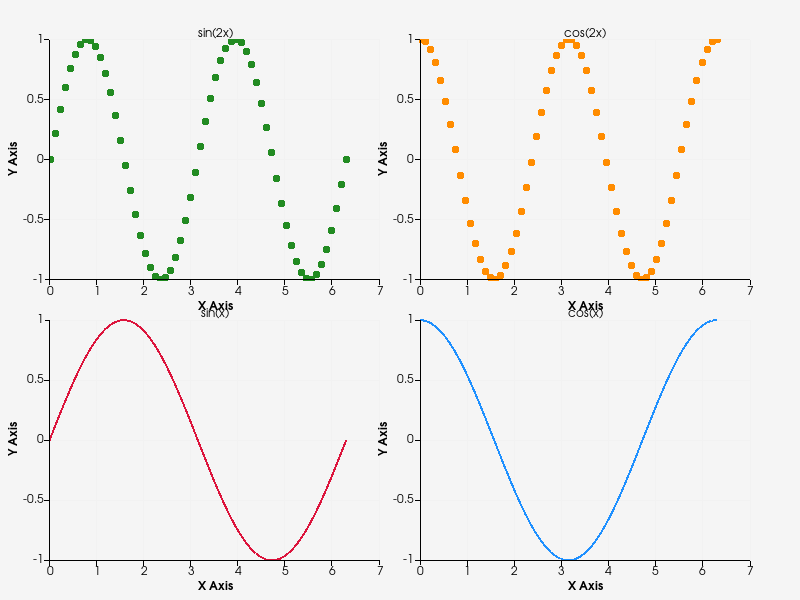

Write Python code to recreate this figure.
#!/usr/bin/env python

# Grid of four sub-charts using vtkChartMatrix as a chart overlay.

import math

# Factory overrides: importing these modules registers the OpenGL rendering
# and interaction style implementations for vtkRenderingCore factory classes.
import vtkmodules.vtkInteractionStyle  # noqa: F401
import vtkmodules.vtkRenderingContextOpenGL2  # noqa: F401
import vtkmodules.vtkRenderingOpenGL2  # noqa: F401

# VTK pipeline classes used in this example
from vtkmodules.vtkChartsCore import (
    vtkChart,
    vtkChartMatrix,
    vtkChartXY,
    vtkPlotPoints,
)
from vtkmodules.vtkCommonCore import vtkFloatArray
from vtkmodules.vtkCommonDataModel import (
    vtkTable,
    vtkVector2f,
    vtkVector2i,
)
from vtkmodules.vtkRenderingContext2D import vtkContextActor
from vtkmodules.vtkRenderingCore import (
    vtkRenderWindow,
    vtkRenderWindowInteractor,
    vtkRenderer,
)

# Colors (normalized RGB)
white_smoke_rgb = (0.961, 0.961, 0.961)

# Data: generate trig function values
table = vtkTable()

arr_x = vtkFloatArray()
arr_x.SetName("X")
table.AddColumn(arr_x)

arr_sin = vtkFloatArray()
arr_sin.SetName("sin(x)")
table.AddColumn(arr_sin)

arr_cos = vtkFloatArray()
arr_cos.SetName("cos(x)")
table.AddColumn(arr_cos)

arr_tan = vtkFloatArray()
arr_tan.SetName("sin(2x)")
table.AddColumn(arr_tan)

arr_exp = vtkFloatArray()
arr_exp.SetName("cos(2x)")
table.AddColumn(arr_exp)

num_points = 60
inc = 2.0 * math.pi / (num_points - 1)
table.SetNumberOfRows(num_points)
for i in range(num_points):
    x = i * inc
    table.SetValue(i, 0, x)
    table.SetValue(i, 1, math.sin(x))
    table.SetValue(i, 2, math.cos(x))
    table.SetValue(i, 3, math.sin(2 * x))
    table.SetValue(i, 4, math.cos(2 * x))

# ChartMatrix: create a 2x2 grid of sub-charts
matrix = vtkChartMatrix()
matrix.SetSize(vtkVector2i(2, 2))
matrix.SetGutter(vtkVector2f(40, 40))

# Chart (0,0): sin(x) line plot
chart_0_0 = matrix.GetChart(vtkVector2i(0, 0))
chart_0_0.SetTitle("sin(x)")
plot_0_0 = chart_0_0.AddPlot(vtkChart.LINE)
plot_0_0.SetInputData(table, 0, 1)
plot_0_0.SetColor(220, 20, 60, 255)
plot_0_0.SetWidth(2.0)

# Chart (1,0): cos(x) line plot
chart_1_0 = matrix.GetChart(vtkVector2i(1, 0))
chart_1_0.SetTitle("cos(x)")
plot_1_0 = chart_1_0.AddPlot(vtkChart.LINE)
plot_1_0.SetInputData(table, 0, 2)
plot_1_0.SetColor(30, 144, 255, 255)
plot_1_0.SetWidth(2.0)

# Chart (0,1): sin(2x) scatter plot
chart_0_1 = matrix.GetChart(vtkVector2i(0, 1))
chart_0_1.SetTitle("sin(2x)")
plot_0_1 = chart_0_1.AddPlot(vtkChart.POINTS)
plot_0_1.SetInputData(table, 0, 3)
plot_0_1.SetColor(34, 139, 34, 255)
plot_0_1.SetWidth(2.0)
plot_0_1.SetMarkerStyle(vtkPlotPoints.CIRCLE)

# Chart (1,1): cos(2x) scatter plot
chart_1_1 = matrix.GetChart(vtkVector2i(1, 1))
chart_1_1.SetTitle("cos(2x)")
plot_1_1 = chart_1_1.AddPlot(vtkChart.POINTS)
plot_1_1.SetInputData(table, 0, 4)
plot_1_1.SetColor(255, 140, 0, 255)
plot_1_1.SetWidth(2.0)
plot_1_1.SetMarkerStyle(vtkPlotPoints.CIRCLE)

# ContextActor: overlay the chart matrix on the normal VTK rendering pipeline
context_actor = vtkContextActor()
context_actor.GetScene().AddItem(matrix)

# Renderer: assemble the scene
renderer = vtkRenderer()
renderer.SetBackground(white_smoke_rgb)
renderer.AddActor(context_actor)
context_actor.GetScene().SetRenderer(renderer)

# Window: display the rendered scene
render_window = vtkRenderWindow()
render_window.AddRenderer(renderer)
render_window.SetWindowName("chartmatrix")
render_window.SetMultiSamples(0)
render_window.SetSize(800, 600)

# Interactor: handle mouse and keyboard events
render_window_interactor = vtkRenderWindowInteractor()
render_window_interactor.SetRenderWindow(render_window)

# Launch the interactive visualization
render_window_interactor.Initialize()
render_window_interactor.Start()
